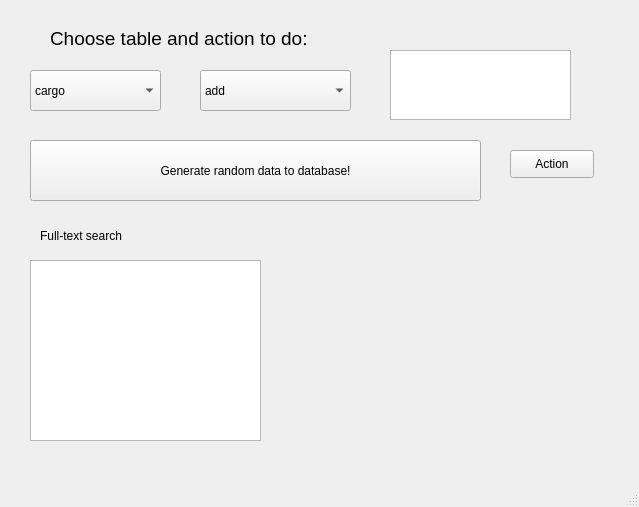
<?xml version="1.0" encoding="UTF-8"?>
<ui version="4.0">
 <class>Database</class>
 <widget class="QMainWindow" name="Database">
  <property name="geometry">
   <rect>
    <x>0</x>
    <y>0</y>
    <width>639</width>
    <height>507</height>
   </rect>
  </property>
  <property name="windowTitle">
   <string>MainWindow</string>
  </property>
  <widget class="QWidget" name="centralwidget">
   <widget class="QPushButton" name="pushButton">
    <property name="geometry">
     <rect>
      <x>510</x>
      <y>150</y>
      <width>84</width>
      <height>28</height>
     </rect>
    </property>
    <property name="text">
     <string>Action</string>
    </property>
   </widget>
   <widget class="QComboBox" name="table">
    <property name="geometry">
     <rect>
      <x>30</x>
      <y>70</y>
      <width>131</width>
      <height>41</height>
     </rect>
    </property>
    <item>
     <property name="text">
      <string>cargo</string>
     </property>
    </item>
    <item>
     <property name="text">
      <string>department</string>
     </property>
    </item>
    <item>
     <property name="text">
      <string>worker</string>
     </property>
    </item>
    <item>
     <property name="text">
      <string>client</string>
     </property>
    </item>
    <item>
     <property name="text">
      <string>packing</string>
     </property>
    </item>
   </widget>
   <widget class="QComboBox" name="action">
    <property name="geometry">
     <rect>
      <x>200</x>
      <y>70</y>
      <width>151</width>
      <height>41</height>
     </rect>
    </property>
    <item>
     <property name="text">
      <string>add</string>
     </property>
    </item>
    <item>
     <property name="text">
      <string>delete</string>
     </property>
    </item>
    <item>
     <property name="text">
      <string>update</string>
     </property>
    </item>
    <item>
     <property name="text">
      <string>insert</string>
     </property>
    </item>
   </widget>
   <widget class="QLabel" name="actLabel">
    <property name="geometry">
     <rect>
      <x>50</x>
      <y>30</y>
      <width>291</width>
      <height>16</height>
     </rect>
    </property>
    <property name="font">
     <font>
      <family>Ubuntu</family>
      <pointsize>14</pointsize>
      <weight>50</weight>
      <italic>false</italic>
      <bold>false</bold>
     </font>
    </property>
    <property name="text">
     <string>Choose table and action to do:</string>
    </property>
   </widget>
   <widget class="QTextEdit" name="textEdit">
    <property name="geometry">
     <rect>
      <x>390</x>
      <y>50</y>
      <width>181</width>
      <height>70</height>
     </rect>
    </property>
   </widget>
   <widget class="QPushButton" name="genData">
    <property name="geometry">
     <rect>
      <x>30</x>
      <y>140</y>
      <width>451</width>
      <height>61</height>
     </rect>
    </property>
    <property name="text">
     <string>Generate random data to database!</string>
    </property>
   </widget>
   <widget class="QTextEdit" name="textSearch">
    <property name="geometry">
     <rect>
      <x>30</x>
      <y>260</y>
      <width>231</width>
      <height>181</height>
     </rect>
    </property>
   </widget>
   <widget class="QLabel" name="labelSearch">
    <property name="geometry">
     <rect>
      <x>40</x>
      <y>220</y>
      <width>151</width>
      <height>31</height>
     </rect>
    </property>
    <property name="text">
     <string>Full-text search</string>
    </property>
   </widget>
  </widget>
  <widget class="QMenuBar" name="menubar">
   <property name="geometry">
    <rect>
     <x>0</x>
     <y>0</y>
     <width>639</width>
     <height>25</height>
    </rect>
   </property>
  </widget>
  <widget class="QStatusBar" name="statusbar"/>
 </widget>
 <resources/>
 <connections/>
</ui>
